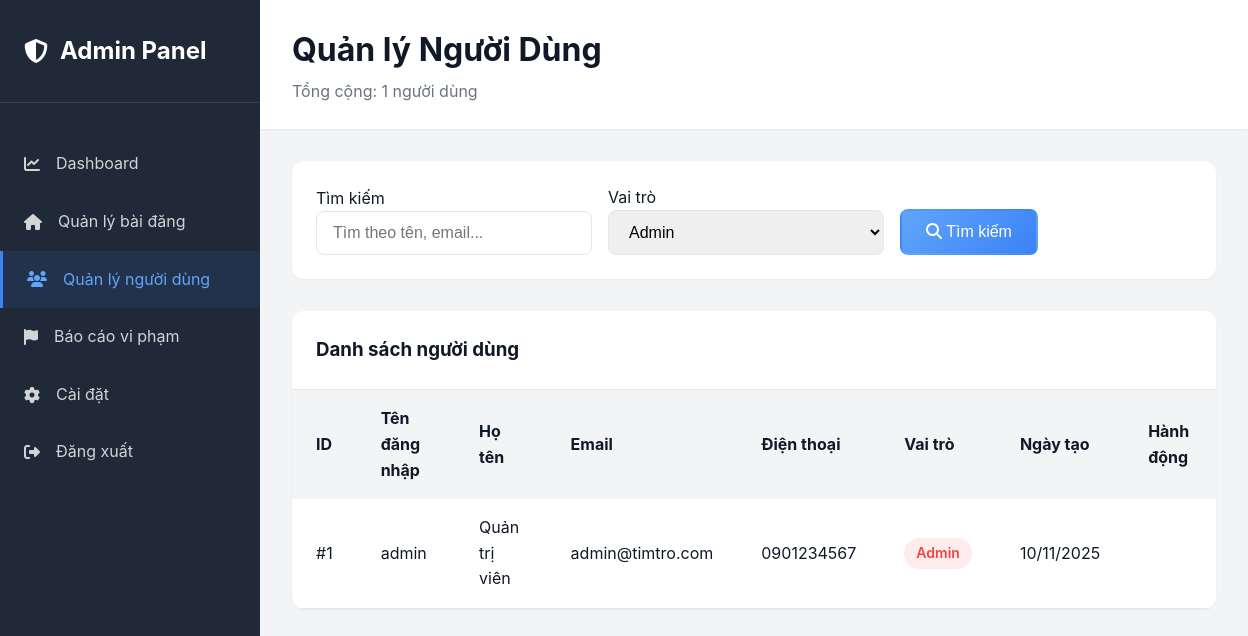
Page /Views/admin/users.php?role=admin (signed in) on the committed database.
### tables this page shows
CREATE TABLE users (
    id INT AUTO_INCREMENT PRIMARY KEY,
    username VARCHAR(50) UNIQUE NOT NULL,
    email VARCHAR(100) UNIQUE NOT NULL,
    password VARCHAR(255) NOT NULL,
    full_name VARCHAR(100) NOT NULL,
    phone VARCHAR(20),
    avatar VARCHAR(255),
    bio TEXT,
    role ENUM('admin', 'landlord', 'tenant') NOT NULL DEFAULT 'tenant',
    status ENUM('active', 'inactive', 'banned') DEFAULT 'active',
    created_at TIMESTAMP DEFAULT CURRENT_TIMESTAMP,
    updated_at TIMESTAMP DEFAULT CURRENT_TIMESTAMP ON UPDATE CURRENT_TIMESTAMP,
    INDEX idx_role (role),
    INDEX idx_status (status),
    INDEX idx_email (email)
);

### config.php (called while the page is built, shortened)
<?php
function sanitize($data) {
    return trim($data);
}
?>

### Views/admin/users.php (the view, shortened to what this page needs)
<?php
require_once __DIR__ . '/../../config.php';
$conn = getDB();
$search = sanitize($_GET['search'] ?? '');
$role_filter = sanitize($_GET['role'] ?? '');
$page = isset($_GET['page']) ? max(1, (int)$_GET['page']) : 1;
$per_page = 10;
$users = [];
$total_users = 0;
try {
    $query = "SELECT id, username, full_name, email, phone, role, created_at
              FROM users
              WHERE 1=1";
    $params = [];
    if (!empty($role_filter)) {
        $query .= " AND role = ?";
        $params[] = $role_filter;
    }
    $count_query = str_replace("SELECT id, username, full_name, email, phone, role, created_at", "SELECT COUNT(*) as cnt", $query);
    $count_stmt = $conn->prepare($count_query);
    $count_stmt->execute($params);
    $count_result = $count_stmt->fetch(PDO::FETCH_ASSOC);
    $total_users = $count_result['cnt'] ?? 0;
    $query .= " ORDER BY created_at DESC LIMIT ? OFFSET ?";
    $params[] = $per_page;
    $params[] = ($page - 1) * $per_page;
    $stmt = $conn->prepare($query);
    $stmt->execute($params);
    $users = $stmt->fetchAll(PDO::FETCH_ASSOC);
} catch (PDOException $e) {
    error_log("Error: " . $e->getMessage());
}
?>
<!DOCTYPE html>
<html lang="vi">
<head>
    <link rel="stylesheet" href="../../assets/css/style.css">
    <link rel="stylesheet" href="https://cdnjs.cloudflare.com/ajax/libs/font-awesome/6.4.0/css/all.min.css">
</head>
<body>
    <div class="admin-layout">
        <aside class="admin-sidebar">
            <div class="admin-logo">
                <h2><i class="fas fa-shield-alt"></i> Admin Panel</h2>
            </div>
            <ul class="admin-menu">
                <li><a href="dashboard.php"><i class="fas fa-chart-line"></i> Dashboard</a></li>
                <li><a href="posts.php"><i class="fas fa-home"></i> Quản lý bài đăng</a></li>
                <li><a href="users.php" class="active"><i class="fas fa-users"></i> Quản lý người dùng</a></li>
                <li><a href="reports.php"><i class="fas fa-flag"></i> Báo cáo vi phạm</a></li>
                <li><a href="settings.php"><i class="fas fa-cog"></i> Cài đặt</a></li>
                <li><a href="../../Controllers/AuthController.php?action=logout"><i class="fas fa-sign-out-alt"></i> Đăng xuất</a></li>
            </ul>
        </aside>
        <main class="admin-main">
            <div class="admin-header">
                <div>
                    <h1>Quản lý Người Dùng</h1>
                    <p style="color: var(--text-secondary); margin-top: 0.25rem;">Tổng cộng: <?php echo $total_users; ?> người dùng</p>
                </div>
            </div>
            <div class="admin-content">
                <div class="filter-box">
                    <form method="GET" style="display: contents;">
                        <div>
                            <label>Tìm kiếm</label>
                            <input type="text" name="search" class="form-control" placeholder="Tìm theo tên, email..." value="<?php echo htmlspecialchars($search); ?>">
                        </div>
                        <div>
                            <label>Vai trò</label>
                            <select name="role" class="form-control">
                                <option value="admin" <?php echo $role_filter === 'admin' ? 'selected' : ''; ?>>Admin</option>
                            </select>
                        </div>
                        <div>
                            <button type="submit" class="btn btn-primary">
                                <i class="fas fa-search"></i> Tìm kiếm
                            </button>
                        </div>
                    </form>
                </div>
                <div class="data-table">
                    <div class="table-header">
                        <h3>Danh sách người dùng</h3>
                    </div>
                    <table>
                        <thead>
                            <tr>
                                <th>ID</th>
                                <th>Tên đăng nhập</th>
                                <th>Họ tên</th>
                                <th>Email</th>
                                <th>Điện thoại</th>
                                <th>Vai trò</th>
                                <th>Ngày tạo</th>
                                <th>Hành động</th>
                            </tr>
                        </thead>
                        <tbody>
                            <?php if (!empty($users)): ?>
                                <?php foreach ($users as $user): ?>
                                <tr>
                                    <td>#<?php echo htmlspecialchars($user['id']); ?></td>
                                    <td><?php echo htmlspecialchars($user['username']); ?></td>
                                    <td><?php echo htmlspecialchars($user['full_name']); ?></td>
                                    <td><?php echo htmlspecialchars($user['email']); ?></td>
                                    <td><?php echo htmlspecialchars($user['phone'] ?? 'N/A'); ?></td>
                                    <td>
                                        <span class="badge badge-<?php echo $user['role']; ?>">
                                            <?php
                                            $role_labels = [
                                                'tenant' => 'Người thuê',
                                                'landlord' => 'Chủ trọ',
                                                'admin' => 'Admin'
                                            ];
                                            echo $role_labels[$user['role']] ?? $user['role'];
                                            ?>
                                        </span>
                                    </td>
                                    <td><?php echo date('d/m/Y', strtotime($user['created_at'])); ?></td>
                                    <td>
                                    </td>
                                </tr>
                                <?php endforeach; ?>
                            <?php endif; ?>
                        </tbody>
                    </table>
                </div>
            </div>
        </main>
    </div>
</body>
</html>

### assets/css/style.css (style rules this page uses)
:root { --primary-color: #3b82f6; --primary-dark: #2563eb; --primary-light: #60a5fa; --primary-lighter: #dbeafe; --primary-lightest: #eff6ff; --secondary-color: #8b5cf6; --success-color: #10b981; --danger-color: #ef4444; --warning-color: #f59e0b; --info-color: #06b6d4; --dark-color: #1f2937; --light-color: #f3f4f6; --border-color: #e5e7eb; --text-primary: #111827; --text-secondary: #6b7280; --shadow-sm: 0 1px 2px 0 rgb(0 0 0 / 0.05); --shadow-md: 0 4px 6px -1px rgb(0 0 0 / 0.1); --shadow-lg: 0 10px 15px -3px rgb(0 0 0 / 0.1); --radius-sm: 0.375rem; --radius-md: 0.5rem; --radius-lg: 0.75rem; }
* { margin: 0; padding: 0; box-sizing: border-box; }
body { font-family: 'Inter', -apple-system, BlinkMacSystemFont, 'Segoe UI', Roboto, 'Helvetica Neue', Arial, sans-serif; color: var(--text-primary); background-color: #ffffff; background: linear-gradient(180deg, #ffffff 0%, var(--primary-lightest) 100%); line-height: 1.6; overflow-x: hidden; margin: 0; padding: 0; }
a { text-decoration: none; color: inherit; transition: all 0.3s ease; }
.btn { display: inline-block; padding: 0.75rem 1.5rem; font-size: 1rem; font-weight: 500; text-align: center; border: none; border-radius: var(--radius-md); cursor: pointer; transition: all 0.3s ease; text-decoration: none; }
.btn-primary { background: linear-gradient(135deg, #60a5fa, #3b82f6); color: white; border: 2px solid transparent; }
.form-control { width: 100%; padding: 0.75rem 1rem; font-size: 1rem; border: 1px solid var(--border-color); border-radius: var(--radius-md); transition: all 0.3s ease; }
select.form-control { cursor: pointer; }
.badge { display: inline-block; padding: 0.25rem 0.75rem; font-size: 0.875rem; font-weight: 500; border-radius: 9999px; }

### Views/admin/users.php (style rules this page uses)
.admin-layout { display: grid; grid-template-columns: 260px 1fr; min-height: 100vh; }
.admin-sidebar { background: #1f2937; color: white; padding: 2rem 0; }
.admin-logo { padding: 0 1.5rem 2rem; border-bottom: 1px solid rgba(255, 255, 255, 0.1); margin-bottom: 2rem; }
.admin-logo h2 { color: white; display: flex; align-items: center; gap: 0.75rem; }
.admin-menu { list-style: none; }
.admin-menu li a { display: flex; align-items: center; gap: 1rem; padding: 1rem 1.5rem; color: rgba(255, 255, 255, 0.8); transition: all 0.3s ease; }
.admin-menu li a:hover, .admin-menu li a.active { background: rgba(59, 130, 246, 0.1); color: #60a5fa; border-left: 3px solid #3b82f6; }
.admin-main { background: #f3f4f6; }
.admin-header { background: white; padding: 1.5rem 2rem; box-shadow: var(--shadow-sm); display: flex; justify-content: space-between; align-items: center; }
.admin-content { padding: 2rem; }
.filter-box { background: white; padding: 1.5rem; border-radius: var(--radius-lg); margin-bottom: 2rem; box-shadow: var(--shadow-sm); display: grid; grid-template-columns: 1fr 1fr 1fr auto; gap: 1rem; align-items: end; }
.data-table { background: white; border-radius: var(--radius-lg); box-shadow: var(--shadow-sm); overflow: hidden; }
.table-header { padding: 1.5rem; border-bottom: 1px solid var(--border-color); }
table { width: 100%; border-collapse: collapse; }
thead { background: var(--light-color); }
th, td { padding: 1rem 1.5rem; text-align: left; }
tbody tr { border-bottom: 1px solid var(--border-color); }
.badge { padding: 0.25rem 0.75rem; border-radius: 9999px; font-size: 0.875rem; font-weight: 600; }
.badge-admin { background: rgba(239, 68, 68, 0.1); color: #ef4444; }

### rows in the picture
users: id "1", username "admin", full_name "Quản trị viên", email "admin@timtro.com", phone "0901234567", role "Admin", created_at "10/11/2025"

### other values in the picture
$total_users "1"
